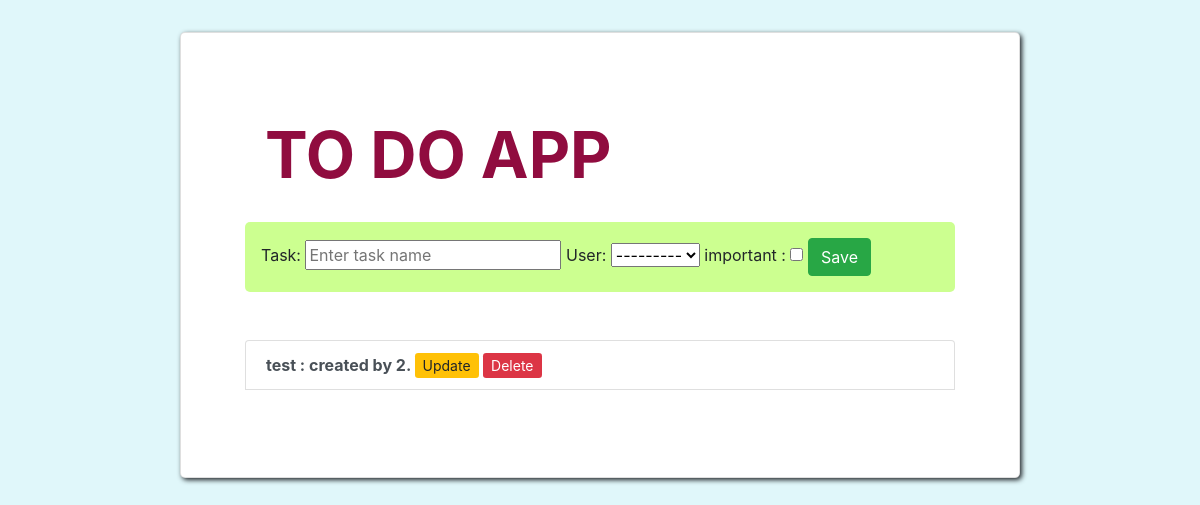
The app's page /, older data.
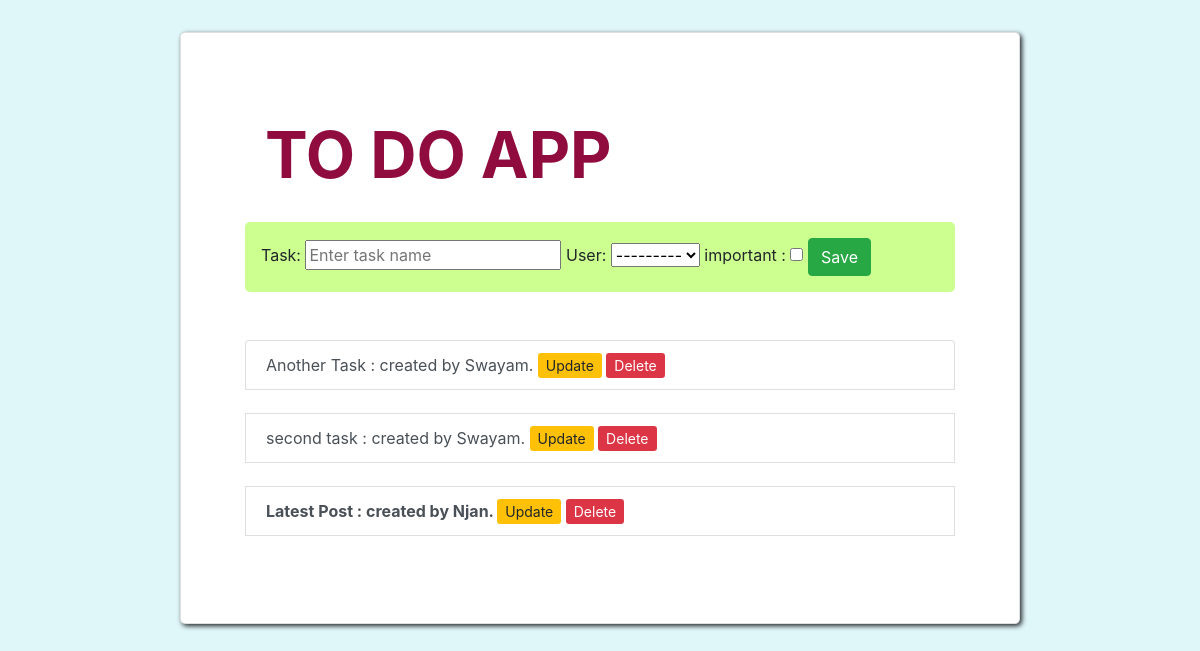
The same page, newer data.
### task/models.py (models this page shows)
class Task(models.Model):
    persons = (
        ('user1', 'User1'),
        ('user2', 'User2'),
        ('user3', 'User3'),
        ('user4', 'User4')
    )
    name = models.CharField(max_length=150)
    created = models.DateTimeField(auto_now_add=True)
    completed = models.BooleanField(default=False, blank=True)
    person = models.CharField(choices=persons, max_length=10)
    important = models.BooleanField(default=False)
    def __str__(self):
        return f"{self.name} : created by {self.person}."

### task/views.py (the view)
# urls.py: path('', views.index, name='home'),
def index(request):
    form = TaskForm()
    tasks = Task.objects.all().order_by('-created')
    if request.method == 'POST':
        form = TaskForm(request.POST)
        if form.is_valid():
            form.save()
            return redirect('home')
    context = {'form': form, 'tasks': tasks}
    return render(request, 'task/index.html', context)

### task/forms.py
class TaskForm(forms.ModelForm):
    name = forms.CharField(widget=forms.TextInput(attrs={'placeholder': 'Enter task name'}))
    class Meta:
        model = Task
        fields = '__all__'

### task/templates/task/index.html (shortened to what this page needs)
{% extends 'task/base.html' %}
{% block content %}
<div class="container card app-div">
    <h3 class="bold-text card-body">To Do App</h3>
    <div class="center-div">
        <form method="POST">
            <span>
                Task: {{ form.name }}
            </span>
            <span>
                User: {{ form.person }}
            </span>
            <span>
                important : {{ form.important }}
            </span>
            <input type="submit" class="btn btn-success" value="Save">
        </form>
    </div>
    <div class="list-group mt-5">
        {% for task in tasks %}
        <li class="list-group-item list-group-item-action">
            {% if task.important %}
            <b>{% endif %}
                {{ task }} {% if task.important %}
            </b>{% endif %}
            <a href="{% url 'update_task' task.id %}" class="btn-sm btn-warning">Update</a> <a
                href="{% url 'delete_task' task.id %}" class="btn-sm btn-danger">Delete</a>
        </li>
        <br>
        {% endfor %}
    </div>
</div>
{% endblock %}

### task/templates/task/base.html (shortened to what this page needs)
<!doctype html>
{% load static %}
<html lang="en">
<head>
    <link rel="stylesheet" href="{% static 'task/css/bootstrap.min.css' %}">
    <link rel="stylesheet" href="{% static 'task/css/style.css' %}">
</head>
<body>
{% block content %}
{% endblock %}
</body>
</html>

### task/static/task/css/style.css (style rules this page uses)
.bold-text { font-size:4em; font-weight:700; text-transform:uppercase; color:#900C3F; }
.app-div { background:#FFF; padding: 4rem; max-width:70%; margin: 2rem auto; border-radius: 5px; box-shadow: 2px 2px 5px; }
.center-div { background:#CCFF90; padding:1em; border-radius:5px; }
body { background:#E0F7FA; }

Row changes from the older to the newer data that the page shows:
removed Task: name+person "test : created by 2."
added Task: name+person "Another Task : created by Swayam."
added Task: name+person "second task : created by Swayam."
added Task: name+person "Latest Post : created by Njan."
